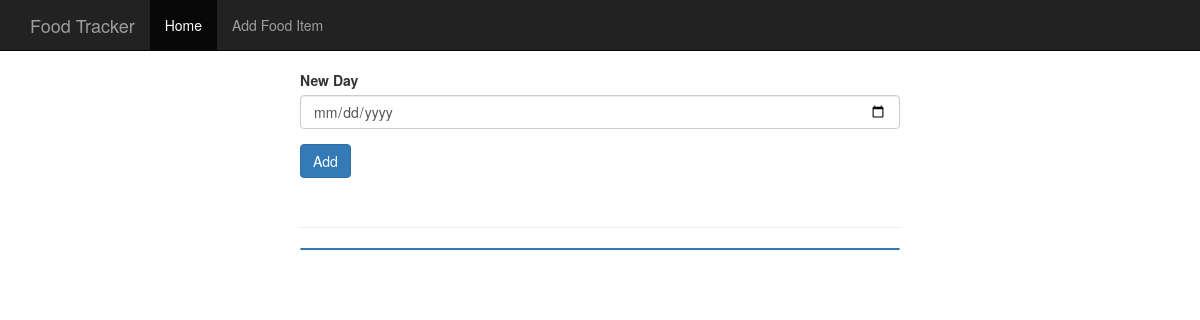
Before: / with the older database file.
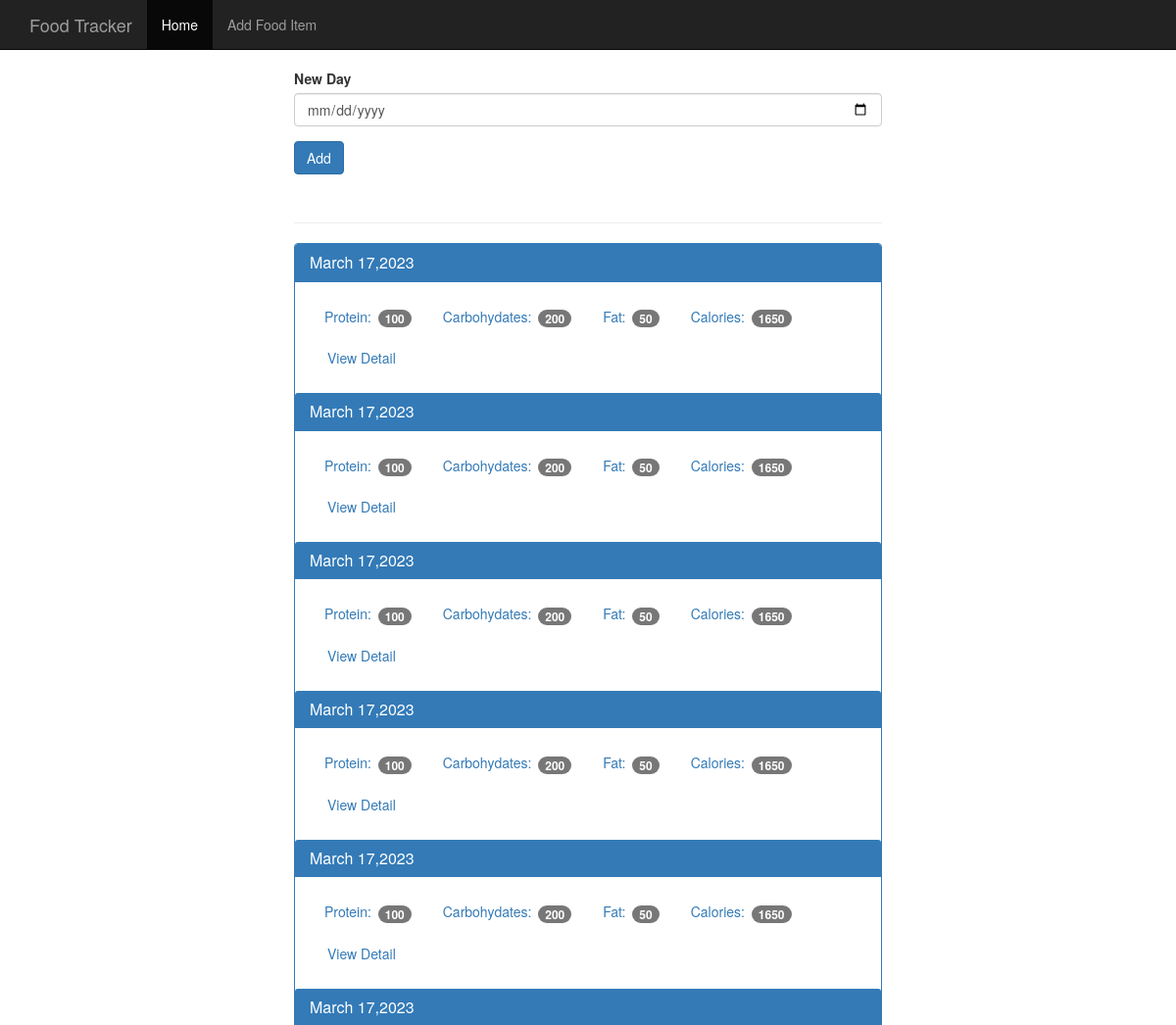
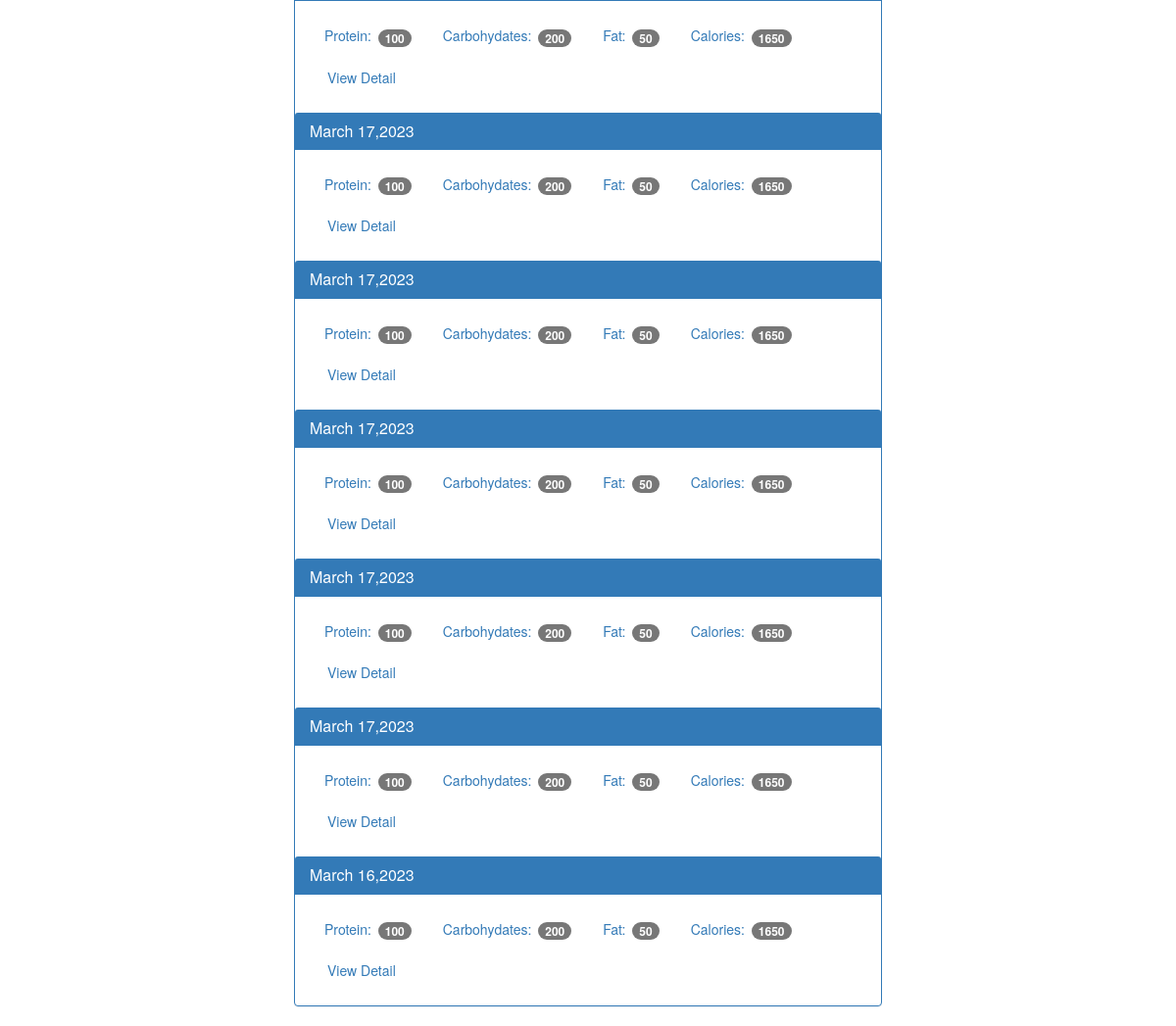
After: the same page with the newer database file (2 pictures, top to bottom).
### tables this page shows
CREATE TABLE log_date(
    id integer primary key autoincrement,
    entry_date date not null
);

### app.py (the view, shortened to what this page needs)
@app.route("/",methods=["GET","POST"])
def index():
    db = get_db()
    cur = db.execute("select entry_date from log_date order by entry_date desc")
    results = cur.fetchall()
    return render_template("home.html",results=results)

### app.py (called while the page is built)
def connect_db():
    db = sqlite3.connect('database/food_log.db')
    db.row_factory = sqlite3.Row
    return db

def get_db():
    if not hasattr(g,'sqlite3'):
        g.sqlite_db = connect_db()
    return g.sqlite_db

### templates/home.html (shortened to what this page needs)
<!DOCTYPE html>
<html lang="en">
  <head>
    <link href="{{ url_for('static', filename='bootstrap.min.css') }}" rel="stylesheet">
    <link href="{{ url_for('static', filename='theme.css') }}" rel="stylesheet">
  </head>
  <body>
    <nav class="navbar navbar-inverse navbar-fixed-top">
      <div class="container">
        <div class="navbar-header">
          <a class="navbar-brand" href="#">Food Tracker</a>
        </div>
        <div id="navbar" class="navbar-collapse collapse">
          <ul class="nav navbar-nav">
            <li class="active"><a href="#">Home</a></li>
            <li><a href="#">Add Food Item</a></li>
          </ul>
        </div>
      </div>
    </nav>
    <div class="container theme-showcase col-sm-6 col-sm-offset-3" role="main">
      <div class="row">
        <div>
          <form method="POST" action="/">
            <div class="form-group">
              <label for="new-day">New Day</label>
              <input type="date" class="form-control" name="date" id="new-day">
            </div>
            <button type="submit" class="btn btn-primary">Add</button>
          </form>
          <div class="page-header"></div>
          <div class="panel panel-primary">
            {% for i in results%}
            <div class="panel-heading">
              <h3 class="panel-title">{{i["entry_date"]}}</h3>
            </div>
            <div class="panel-body">
              <ul class="nav nav-pills" role="tablist">
                <li><a>Protein: <span class="badge">100</span></a></li>
                <li><a>Carbohydates: <span class="badge">200</span></a></li>
                <li><a>Fat: <span class="badge">50</span></a></li>
                <li><a>Calories: <span class="badge">1650</span></a></li>
                <li><a href="#" type="button" class="btn btn-link">View Detail</a></li>
              </ul>
            </div>
            {% endfor %}
          </div>
        </div>
      </div>
    </div>
  </body>
</html>

### static/theme.css (style rules this page uses)
body { padding-top: 70px; padding-bottom: 30px; }

Changed rows visible on the page:
added log_date: entry_date "March 17,2023"
added log_date: entry_date "March 17,2023"
added log_date: entry_date "March 17,2023"
added log_date: entry_date "March 17,2023"
added log_date: entry_date "March 17,2023"
added log_date: entry_date "March 17,2023"
added log_date: entry_date "March 17,2023"
added log_date: entry_date "March 17,2023"
added log_date: entry_date "March 17,2023"
added log_date: entry_date "March 17,2023"
added log_date: entry_date "March 17,2023"
added log_date: entry_date "March 16,2023"
